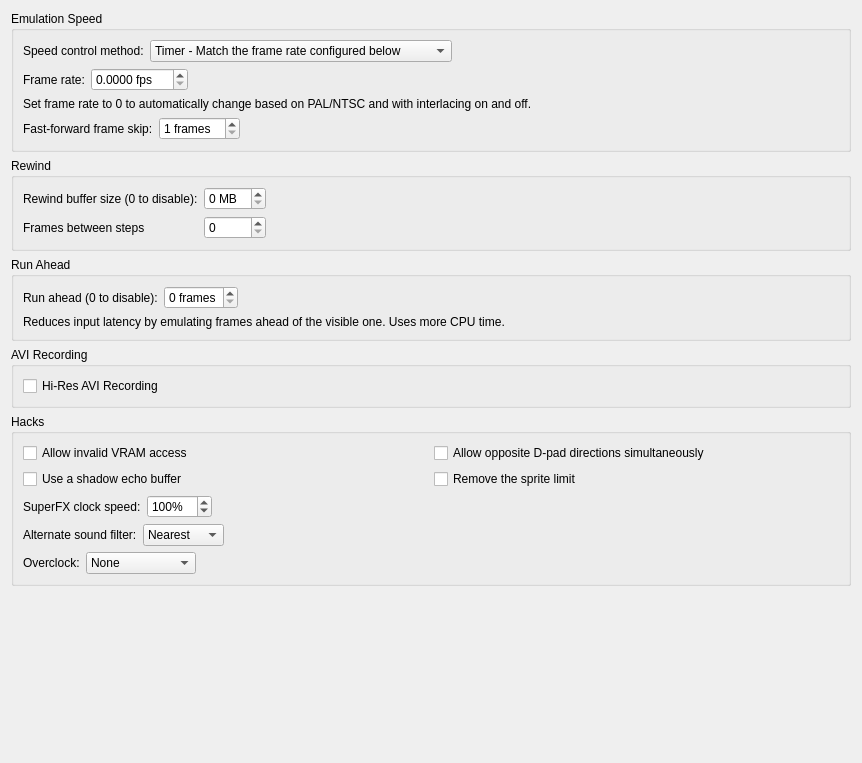
<?xml version="1.0" encoding="UTF-8"?>
<ui version="4.0">
 <class>EmulationPanel</class>
 <widget class="QWidget" name="EmulationPanel">
  <property name="geometry">
   <rect>
    <x>0</x>
    <y>0</y>
    <width>862</width>
    <height>763</height>
   </rect>
  </property>
  <property name="windowTitle">
   <string>Form</string>
  </property>
  <layout class="QVBoxLayout" name="verticalLayout">
   <item>
    <widget class="QGroupBox" name="groupBox">
     <property name="title">
      <string>Emulation Speed</string>
     </property>
     <layout class="QVBoxLayout" name="verticalLayout_2">
      <item>
       <layout class="QHBoxLayout" name="horizontalLayout">
        <item>
         <widget class="QLabel" name="label">
          <property name="text">
           <string>Speed control method:</string>
          </property>
         </widget>
        </item>
        <item>
         <widget class="QComboBox" name="comboBox_speed_control_method">
          <property name="whatsThis">
           <string>&lt;html&gt;&lt;head/&gt;&lt;body&gt;&lt;p&gt;This controls how the program runs the emulated content at the correct speed.&lt;/p&gt;&lt;p&gt;&lt;span style=&quot; font-style:italic;&quot;&gt;Timer&lt;/span&gt;: This sets a literal timer and shows emulated frames at the exact frame rate specified, or automatically matches the emulated system. It may not match your display's frame rate, which can cause judders.&lt;/p&gt;&lt;p&gt;&lt;span style=&quot; font-style:italic;&quot;&gt;Timer with Frameskipping&lt;/span&gt;: The same as timer, except if your display has a lower refresh rate than the emulated system it will skip frames to keep up.&lt;/p&gt;&lt;p&gt;&lt;span style=&quot; font-style:italic;&quot;&gt;Sound Synchronization: &lt;/span&gt;Assume the sound engine is outputting the sound at the correct speed and match the video output rate with it. This assumes your refresh rate is fairly close to the emulated system and you have vsync turned on.&lt;/p&gt;&lt;p&gt;&lt;span style=&quot; font-style:italic;&quot;&gt;None:&lt;/span&gt; Don't attempt to slow emulation down. If you turn off vsync, this will run as fast as possible. If your display matches the emulated system's refresh rate closely, this with vsync enabled is generally the smoothest option aside from variable refresh rates with a timer.&lt;/p&gt;&lt;/body&gt;&lt;/html&gt;</string>
          </property>
          <item>
           <property name="text">
            <string>Timer - Match the frame rate configured below</string>
           </property>
          </item>
          <item>
           <property name="text">
            <string>Timer with Frame Skipping - Skip frames if needed</string>
           </property>
          </item>
          <item>
           <property name="text">
            <string>Sound Synchronization - Wait on the sound buffer</string>
           </property>
          </item>
          <item>
           <property name="text">
            <string>None - Run unthrottled, unless vsync is turned on</string>
           </property>
          </item>
         </widget>
        </item>
        <item>
         <spacer name="horizontalSpacer">
          <property name="orientation">
           <enum>Qt::Horizontal</enum>
          </property>
          <property name="sizeHint" stdset="0">
           <size>
            <width>40</width>
            <height>20</height>
           </size>
          </property>
         </spacer>
        </item>
       </layout>
      </item>
      <item>
       <layout class="QHBoxLayout" name="horizontalLayout_2">
        <item>
         <widget class="QLabel" name="label_2">
          <property name="text">
           <string>Frame rate:</string>
          </property>
         </widget>
        </item>
        <item>
         <widget class="QDoubleSpinBox" name="doubleSpinBox_frame_rate">
          <property name="whatsThis">
           <string>&lt;html&gt;&lt;head/&gt;&lt;body&gt;&lt;p&gt;Override the frame rate of the emulated system. This can be used to run slightly faster or slower than usual, or to match the timer to your exact refresh rate.&lt;/p&gt;&lt;p&gt;&lt;br/&gt;&lt;/p&gt;&lt;p&gt;Set this to 0 to use whatever the emulated system uses.&lt;/p&gt;&lt;/body&gt;&lt;/html&gt;</string>
          </property>
          <property name="suffix">
           <string> fps</string>
          </property>
          <property name="decimals">
           <number>4</number>
          </property>
          <property name="minimum">
           <double>0.000000000000000</double>
          </property>
          <property name="maximum">
           <double>120.000000000000000</double>
          </property>
          <property name="value">
           <double>0.000000000000000</double>
          </property>
         </widget>
        </item>
        <item>
         <spacer name="horizontalSpacer_2">
          <property name="orientation">
           <enum>Qt::Horizontal</enum>
          </property>
          <property name="sizeHint" stdset="0">
           <size>
            <width>40</width>
            <height>20</height>
           </size>
          </property>
         </spacer>
        </item>
       </layout>
      </item>
      <item>
       <widget class="QLabel" name="label_3">
        <property name="text">
         <string>Set frame rate to 0 to automatically change based on PAL/NTSC and with interlacing on and off.</string>
        </property>
        <property name="textFormat">
         <enum>Qt::PlainText</enum>
        </property>
        <property name="wordWrap">
         <bool>true</bool>
        </property>
       </widget>
      </item>
      <item>
       <layout class="QHBoxLayout" name="horizontalLayout_5">
        <item>
         <widget class="QLabel" name="label_8">
          <property name="text">
           <string>Fast-forward frame skip:</string>
          </property>
         </widget>
        </item>
        <item>
         <widget class="QSpinBox" name="spinBox_fast_forward_skip_frames">
          <property name="whatsThis">
           <string>&lt;html&gt;&lt;head/&gt;&lt;body&gt;&lt;p&gt;Skips rendering the specified amount of frames when using the fast-forward function. The higher this amount, the faster it goes.&lt;/p&gt;&lt;/body&gt;&lt;/html&gt;</string>
          </property>
          <property name="suffix">
           <string> frames</string>
          </property>
          <property name="minimum">
           <number>1</number>
          </property>
          <property name="maximum">
           <number>15</number>
          </property>
         </widget>
        </item>
        <item>
         <spacer name="horizontalSpacer_6">
          <property name="orientation">
           <enum>Qt::Horizontal</enum>
          </property>
          <property name="sizeHint" stdset="0">
           <size>
            <width>40</width>
            <height>20</height>
           </size>
          </property>
         </spacer>
        </item>
       </layout>
      </item>
     </layout>
    </widget>
   </item>
   <item>
    <widget class="QGroupBox" name="groupBox_2">
     <property name="title">
      <string>Rewind</string>
     </property>
     <layout class="QVBoxLayout" name="verticalLayout_3">
      <item>
       <layout class="QGridLayout" name="gridLayout">
        <item row="0" column="0">
         <widget class="QLabel" name="label_4">
          <property name="text">
           <string>Rewind buffer size (0 to disable):</string>
          </property>
         </widget>
        </item>
        <item row="1" column="1">
         <widget class="QSpinBox" name="spinBox_rewind_frames">
          <property name="whatsThis">
           <string>&lt;html&gt;&lt;head/&gt;&lt;body&gt;&lt;p&gt;The number of frames between each rewind snapshot. More frames mean rewind can go back further and will rewind faster. &lt;/p&gt;&lt;/body&gt;&lt;/html&gt;</string>
          </property>
         </widget>
        </item>
        <item row="1" column="0">
         <widget class="QLabel" name="label_5">
          <property name="text">
           <string>Frames between steps</string>
          </property>
         </widget>
        </item>
        <item row="0" column="1">
         <widget class="QSpinBox" name="spinBox_rewind_buffer_size">
          <property name="whatsThis">
           <string>&lt;html&gt;&lt;head/&gt;&lt;body&gt;&lt;p&gt;Amount of memory to use to enable the rewind function. The amount of time each MB gets you varies based on the complexity of the game. Set to 0 to disable rewind altogether and use less processor time.&lt;/p&gt;&lt;/body&gt;&lt;/html&gt;</string>
          </property>
          <property name="suffix">
           <string> MB</string>
          </property>
         </widget>
        </item>
        <item row="0" column="2">
         <spacer name="horizontalSpacer_3">
          <property name="orientation">
           <enum>Qt::Horizontal</enum>
          </property>
          <property name="sizeHint" stdset="0">
           <size>
            <width>40</width>
            <height>20</height>
           </size>
          </property>
         </spacer>
        </item>
       </layout>
      </item>
     </layout>
    </widget>
   </item>
   <item>
    <widget class="QGroupBox" name="groupBox_4">
     <property name="title">
      <string>Run Ahead</string>
     </property>
     <layout class="QVBoxLayout" name="verticalLayout_5">
      <item>
       <layout class="QHBoxLayout" name="horizontalLayout_7">
        <item>
         <widget class="QLabel" name="label_10">
          <property name="text">
           <string>Run ahead (0 to disable):</string>
          </property>
         </widget>
        </item>
        <item>
         <widget class="QSpinBox" name="spinBox_run_ahead_frames">
          <property name="whatsThis">
           <string>&lt;html&gt;&lt;head/&gt;&lt;body&gt;&lt;p&gt;Emulates the selected number of frames ahead of the displayed frame, so your input appears to take effect sooner. Reduces input latency at the cost of extra processing every frame.&lt;/p&gt;&lt;p&gt;One frame is safe for most games; higher values can cause glitches in games that poll input mid-frame.&lt;/p&gt;&lt;/body&gt;&lt;/html&gt;</string>
          </property>
          <property name="suffix">
           <string> frames</string>
          </property>
          <property name="minimum">
           <number>0</number>
          </property>
          <property name="maximum">
           <number>4</number>
          </property>
         </widget>
        </item>
        <item>
         <spacer name="horizontalSpacer_8">
          <property name="orientation">
           <enum>Qt::Horizontal</enum>
          </property>
          <property name="sizeHint" stdset="0">
           <size>
            <width>40</width>
            <height>20</height>
           </size>
          </property>
         </spacer>
        </item>
       </layout>
      </item>
      <item>
       <widget class="QLabel" name="label_11">
        <property name="text">
         <string>Reduces input latency by emulating frames ahead of the visible one. Uses more CPU time.</string>
        </property>
        <property name="textFormat">
         <enum>Qt::PlainText</enum>
        </property>
        <property name="wordWrap">
         <bool>true</bool>
        </property>
       </widget>
      </item>
     </layout>
    </widget>
   </item>
   <item>
    <widget class="QGroupBox" name="groupBox_5">
     <property name="title">
      <string>AVI Recording</string>
     </property>
     <layout class="QVBoxLayout" name="verticalLayout_6">
      <item>
       <widget class="QCheckBox" name="checkBox_avi_hires">
        <property name="whatsThis">
         <string>&lt;html&gt;&lt;head/&gt;&lt;body&gt;&lt;p&gt;Record File → AVI Recording at twice the SNES resolution (512x448, or 512x478 with overscan shown) so hi-res and interlaced games keep their detail. Doubles the file size.&lt;/p&gt;&lt;/body&gt;&lt;/html&gt;</string>
        </property>
        <property name="text">
         <string>Hi-Res AVI Recording</string>
        </property>
       </widget>
      </item>
     </layout>
    </widget>
   </item>
   <item>
    <widget class="QGroupBox" name="groupBox_3">
     <property name="title">
      <string>Hacks</string>
     </property>
     <layout class="QVBoxLayout" name="verticalLayout_4">
      <item>
       <layout class="QGridLayout" name="gridLayout_2">
        <item row="0" column="0">
         <widget class="QCheckBox" name="checkBox_allow_invalid_vram_access">
          <property name="whatsThis">
           <string>&lt;html&gt;&lt;head/&gt;&lt;body&gt;&lt;p&gt;A hack option. Only use this if you are running a third-party hack of a game that was designed for emulators and needs this.&lt;/p&gt;&lt;/body&gt;&lt;/html&gt;</string>
          </property>
          <property name="text">
           <string>Allow invalid VRAM access</string>
          </property>
         </widget>
        </item>
        <item row="2" column="0">
         <widget class="QCheckBox" name="checkBox_use_shadow_echo_buffer">
          <property name="whatsThis">
           <string>&lt;html&gt;&lt;head/&gt;&lt;body&gt;&lt;p&gt;This option is explicitly for old AddMusic hacks. If you know you have one of those, you can enable this. Otherwise, leave it unchecked.&lt;/p&gt;&lt;/body&gt;&lt;/html&gt;</string>
          </property>
          <property name="text">
           <string>Use a shadow echo buffer</string>
          </property>
         </widget>
        </item>
        <item row="0" column="1">
         <widget class="QCheckBox" name="checkBox_allow_opposing_dpad_directions">
          <property name="whatsThis">
           <string>&lt;html&gt;&lt;head/&gt;&lt;body&gt;&lt;p&gt;Original controllers may have had a small pin in the dpad preventing left and right or up and down from being pressed at the same time. This will allow that behavior if you're using a keyboard or device that can press those buttons at the same time. Some games will glitch when this is done.&lt;/p&gt;&lt;/body&gt;&lt;/html&gt;</string>
          </property>
          <property name="text">
           <string>Allow opposite D-pad directions simultaneously</string>
          </property>
         </widget>
        </item>
        <item row="2" column="1">
         <widget class="QCheckBox" name="checkBox_remove_sprite_limit">
          <property name="whatsThis">
           <string>&lt;html&gt;&lt;head/&gt;&lt;body&gt;&lt;p&gt;Allows more sprites to be displayed on the screen in an attempt to remove flickering.&lt;/p&gt;&lt;p&gt;Some games take advantage of this limit and use it to hide glitches, and removing the limit will make those visible.&lt;/p&gt;&lt;/body&gt;&lt;/html&gt;</string>
          </property>
          <property name="text">
           <string>Remove the sprite limit</string>
          </property>
         </widget>
        </item>
       </layout>
      </item>
      <item>
       <layout class="QHBoxLayout" name="horizontalLayout_3">
        <item>
         <widget class="QLabel" name="label_6">
          <property name="text">
           <string>SuperFX clock speed:</string>
          </property>
         </widget>
        </item>
        <item>
         <widget class="QSpinBox" name="spinBox_superfx_clock_speed">
          <property name="whatsThis">
           <string>&lt;html&gt;&lt;head/&gt;&lt;body&gt;&lt;p&gt;Change the speed of the SuperFX chip. The SuperFX had some notoriously slow games, and this can be used to attempt to speed them up.&lt;/p&gt;&lt;/body&gt;&lt;/html&gt;</string>
          </property>
          <property name="suffix">
           <string>%</string>
          </property>
          <property name="minimum">
           <number>50</number>
          </property>
          <property name="maximum">
           <number>1000</number>
          </property>
          <property name="singleStep">
           <number>10</number>
          </property>
          <property name="value">
           <number>100</number>
          </property>
         </widget>
        </item>
        <item>
         <spacer name="horizontalSpacer_4">
          <property name="orientation">
           <enum>Qt::Horizontal</enum>
          </property>
          <property name="sizeHint" stdset="0">
           <size>
            <width>40</width>
            <height>20</height>
           </size>
          </property>
         </spacer>
        </item>
       </layout>
      </item>
      <item>
       <layout class="QHBoxLayout" name="horizontalLayout_4">
        <item>
         <widget class="QLabel" name="label_7">
          <property name="text">
           <string>Alternate sound filter:</string>
          </property>
         </widget>
        </item>
        <item>
         <widget class="QComboBox" name="comboBox_sound_filter">
          <property name="whatsThis">
           <string>&lt;html&gt;&lt;head/&gt;&lt;body&gt;&lt;p&gt;Alternate sound filters can make the audio more crisp than the authentic gaussian filter.&lt;/p&gt;&lt;p&gt;The Cubic and Sinc filters provide the best improvement, but they can reveal some noise that would normally be hidden by the hardware.&lt;/p&gt;&lt;/body&gt;&lt;/html&gt;</string>
          </property>
          <item>
           <property name="text">
            <string>Nearest</string>
           </property>
          </item>
          <item>
           <property name="text">
            <string>Linear</string>
           </property>
          </item>
          <item>
           <property name="text">
            <string>Gaussian</string>
           </property>
          </item>
          <item>
           <property name="text">
            <string>Cubic</string>
           </property>
          </item>
          <item>
           <property name="text">
            <string>Sinc</string>
           </property>
          </item>
         </widget>
        </item>
        <item>
         <spacer name="horizontalSpacer_5">
          <property name="orientation">
           <enum>Qt::Horizontal</enum>
          </property>
          <property name="sizeHint" stdset="0">
           <size>
            <width>40</width>
            <height>20</height>
           </size>
          </property>
         </spacer>
        </item>
       </layout>
      </item>
      <item>
       <layout class="QHBoxLayout" name="horizontalLayout_6">
        <item>
         <widget class="QLabel" name="label_9">
          <property name="text">
           <string>Overclock:</string>
          </property>
         </widget>
        </item>
        <item>
         <widget class="QComboBox" name="comboBox_overclock">
          <item>
           <property name="text">
            <string>None</string>
           </property>
          </item>
          <item>
           <property name="text">
            <string>Auto-FastROM</string>
           </property>
          </item>
          <item>
           <property name="text">
            <string>Low</string>
           </property>
          </item>
          <item>
           <property name="text">
            <string>High</string>
           </property>
          </item>
         </widget>
        </item>
        <item>
         <spacer name="horizontalSpacer_7">
          <property name="orientation">
           <enum>Qt::Horizontal</enum>
          </property>
          <property name="sizeHint" stdset="0">
           <size>
            <width>40</width>
            <height>20</height>
           </size>
          </property>
         </spacer>
        </item>
       </layout>
      </item>
     </layout>
    </widget>
   </item>
   <item>
    <spacer name="verticalSpacer">
     <property name="orientation">
      <enum>Qt::Vertical</enum>
     </property>
     <property name="sizeHint" stdset="0">
      <size>
       <width>20</width>
       <height>40</height>
      </size>
     </property>
    </spacer>
   </item>
  </layout>
 </widget>
 <resources/>
 <connections/>
</ui>
